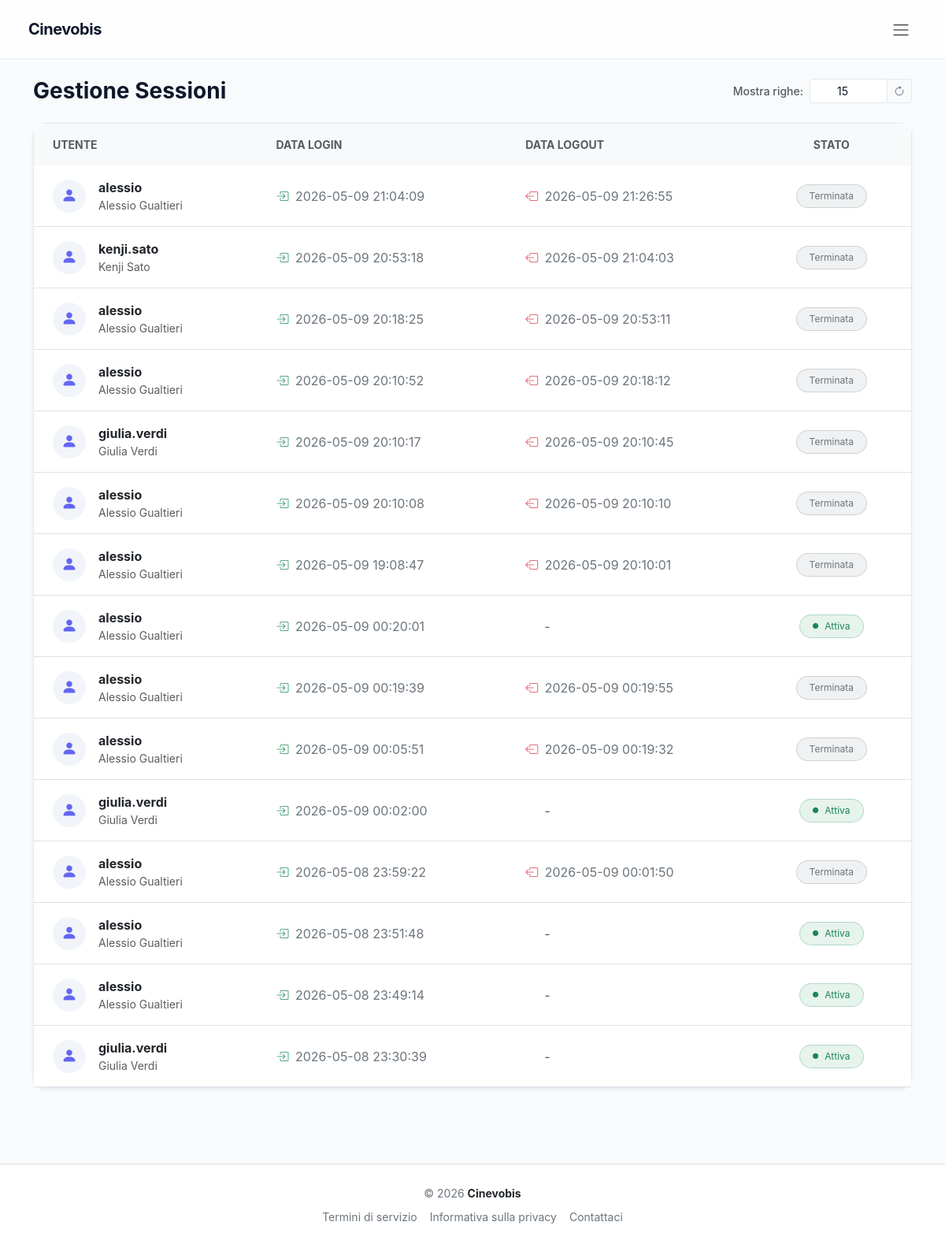
/pages/admin/sessions.php (signed in), run on the app's committed database.
### tables this page shows
CREATE TABLE `sessioni` (
  `id_sessione` varchar(255) NOT NULL,
  `id_utente` int(11) NOT NULL,
  `data_login` datetime DEFAULT NULL,
  `data_logout` datetime DEFAULT NULL,
  PRIMARY KEY (`id_sessione`),
  KEY `id_utente` (`id_utente`),
  CONSTRAINT `sessioni_ibfk_1` FOREIGN KEY (`id_utente`) REFERENCES `utenti` (`id_utente`) ON DELETE CASCADE ON UPDATE CASCADE
);

CREATE TABLE `utenti` (
  `id_utente` int(11) NOT NULL AUTO_INCREMENT,
  `username` varchar(100) NOT NULL,
  `password` varchar(255) NOT NULL,
  `email` varchar(100) NOT NULL,
  `nome` varchar(100) NOT NULL,
  `cognome` varchar(100) NOT NULL,
  `id_profilo` int(11) DEFAULT NULL,
  `attivo` tinyint(1) DEFAULT 1,
  `data_registrazione` datetime DEFAULT NULL,
  PRIMARY KEY (`id_utente`),
  UNIQUE KEY `username` (`username`),
  UNIQUE KEY `email` (`email`),
  KEY `id_profilo` (`id_profilo`),
  CONSTRAINT `utenti_ibfk_1` FOREIGN KEY (`id_profilo`) REFERENCES `profili` (`id_profilo`) ON UPDATE CASCADE
);

### includes/user_obj.php (called while the page is built, shortened)
<?php
class userObj {
    private PDO $db;
    public function __construct(PDO $db, string $username, ?string $password = null, ?string $nome = null, ?string $cognome = null,
                            ?string $email = null, ?int $attivo = null, ?int $id_profilo = null) {
        $this->db           = $db;
    }
    public function readAccess(int $num) {
        $sql = "SELECT u.username, u.nome, u.cognome, s.data_login, s.data_logout
                FROM sessioni s
                JOIN utenti u ON u.id_utente = s.id_utente
                ORDER BY s.data_login DESC
                LIMIT :num";
        $stmt = $this->db->prepare($sql);
        $num  = (int)$num;
        $stmt->bindParam(':num', $num, PDO::PARAM_INT);
        $stmt->execute();
        return $stmt->fetchAll();
    }
}

### pages/admin/sessions.php (the view, shortened to what this page needs)
<?php
require_once(__DIR__ . '/../../config/connection.php');
require_once(__DIR__ . '/../../includes/user_obj.php');
$username   = $_SESSION['username']   ?? '';
$user = new userObj($conn, $username);
$righe = (int)($_GET['righe'] ?? 15);
$sessioni = $user->readAccess($righe);
?>
<!DOCTYPE html>
<html lang="it">
<head>
    <link rel="stylesheet" href="/node_modules/bootstrap/dist/css/bootstrap.min.css">
    <link rel="stylesheet" href="/node_modules/bootstrap-icons/font/bootstrap-icons.css">
    <link rel="stylesheet" href="/assets/css/style.css">
</head>
<body class="d-flex flex-column min-vh-100">
    <?php require_once(__DIR__ . '/../../includes/header.php'); ?>
    <div class="container mt-4 mb-5 pb-5 flex-grow-1">
        <div class="d-flex justify-content-between align-items-center mb-4">
            <h1 class="fs-3 fw-bold mb-0">Gestione Sessioni</h1>
            <form method="GET" class="d-flex align-items-center gap-2">
                <label for="righe" class="text-muted small fw-medium mb-0 d-none d-sm-block">Mostra righe:</label>
                <div class="input-group input-group-sm" style="width: 130px;">
                    <input type="number" name="righe" id="righe" class="form-control text-center" min="1" max="1000" value="<?= htmlspecialchars($righe) ?>">
                    <button type="submit" class="btn btn-outline-secondary" title="Aggiorna">
                        <i class="bi bi-arrow-clockwise"></i>
                    </button>
                </div>
            </form>
        </div>
        <div class="card shadow-sm border-0">
            <div class="table-responsive">
                <table class="table table-hover align-middle mb-0">
                    <thead class="table-light">
                        <tr>
                            <th class="ps-4 py-3 text-uppercase text-muted small fw-bold border-bottom-0" scope="col">Utente</th>
                            <th class="py-3 text-uppercase text-muted small fw-bold border-bottom-0" scope="col">Data Login</th>
                            <th class="py-3 text-uppercase text-muted small fw-bold border-bottom-0" scope="col">Data Logout</th>
                            <th class="text-center pe-4 py-3 text-uppercase text-muted small fw-bold border-bottom-0" scope="col">Stato</th>
                        </tr>
                    </thead>
                    <tbody class="border-top-0">
                        <?php foreach ($sessioni as $sessione): ?>
                            <tr>
                                <td class="ps-4 py-3">
                                    <div class="d-flex align-items-center">
                                        <div class="rounded-circle d-flex align-items-center justify-content-center me-3"
                                             style="width: 42px; height: 42px; background-color: var(--bg-muted); color: var(--accent);">
                                            <i class="bi bi-person-fill fs-5"></i>
                                        </div>
                                        <div>
                                            <div class="fw-bold text-dark mb-0"><?= htmlspecialchars($sessione['username']) ?></div>
                                            <div class="small text-muted">
                                                <?= htmlspecialchars(trim(($sessione['nome'] ?? '') . ' ' . ($sessione['cognome'] ?? ''))) ?: '<span class="fst-italic">Nessun nome</span>' ?>
                                            </div>
                                        </div>
                                    </div>
                                </td>
                                <td class="py-3 text-secondary">
                                    <i class="bi bi-box-arrow-in-right text-success me-1 opacity-75"></i>
                                    <?= htmlspecialchars($sessione['data_login'] ?? 'N/D') ?>
                                </td>
                                <td class="py-3 text-secondary">
                                    <?php if (!empty($sessione['data_logout'])): ?>
                                        <i class="bi bi-box-arrow-left text-danger me-1 opacity-75"></i>
                                        <?= htmlspecialchars($sessione['data_logout']) ?>
                                    <?php else: ?>
                                        <span class="text-muted fst-italic ms-4">-</span>
                                    <?php endif; ?>
                                </td>
                                <td class="text-center pe-4 py-3">
                                    <?php if (empty($sessione['data_logout'])): ?>
                                        <span class="badge bg-success bg-opacity-10 text-success border border-success border-opacity-25 rounded-pill px-3 py-2 fw-normal d-inline-flex align-items-center">
                                            <i class="bi bi-circle-fill me-2" style="font-size: 0.45rem;"></i>
                                            Attiva
                                        </span>
                                    <?php else: ?>
                                        <span class="badge bg-secondary bg-opacity-10 text-secondary border border-secondary border-opacity-25 rounded-pill px-3 py-2 fw-normal">
                                            Terminata
                                        </span>
                                    <?php endif; ?>
                                </td>
                            </tr>
                        <?php endforeach; ?>
                    </tbody>
                </table>
            </div>
        </div>
    </div>
    <?php require_once(__DIR__ . '/../../includes/footer.php'); ?>
</body>
</html>

### assets/css/style.css (style rules this page uses)
:root { --accent: #6366f1; --accent-hover: #4f46e5; --accent-dark: #3730a3; --bg: #f8fafc; --bg-surface: #ffffff; --bg-muted: #f1f5f9; --border: #e2e8f0; --text: #0f172a; --text-muted: #64748b; --shadow-sm: 0 1px 2px 0 rgb(0 0 0 / 0.05); --shadow-md: 0 4px 6px -1px rgb(0 0 0 / 0.1), 0 2px 4px -2px rgb(0 0 0 / 0.1); --shadow-lg: 0 10px 15px -3px rgb(0 0 0 / 0.1), 0 4px 6px -4px rgb(0 0 0 / 0.1); --radius-md: 12px; --radius-lg: 16px; --transition: all 0.3s cubic-bezier(0.4, 0, 0.2, 1); }
body { background-color: var(--bg); color: var(--text); font-family: 'DM Sans', -apple-system, BlinkMacSystemFont, "Segoe UI", Roboto, sans-serif; -webkit-font-smoothing: antialiased; -moz-osx-font-smoothing: grayscale; animation: fadeIn 0.5s ease-out; }
.btn-outline-secondary { border-radius: 8px; font-weight: 500; border-color: var(--border); color: var(--text-muted); transition: var(--transition); }
.card, .search-result-card { background-color: var(--bg-surface) !important; border: 1px solid var(--border) !important; border-radius: var(--radius-lg) !important; box-shadow: var(--shadow-sm); transition: var(--transition); }
.form-control { background-color: var(--bg-surface) !important; border: 1px solid var(--border) !important; border-radius: 8px; color: var(--text) !important; padding: 10px 14px; transition: var(--transition); }
.form-control::placeholder { color: var(--text-muted) !important; }

### data on the page
sessioni: id_utente.username "alessio", id_utente.cognome "Alessio Gualtieri", data_login "2026-05-09 21:04:09", data_logout "2026-05-09 21:26:55", shows "Terminata"
sessioni: id_utente.username "kenji.sato", id_utente.cognome "Kenji Sato", data_login "2026-05-09 20:53:18", data_logout "2026-05-09 21:04:03", shows "Terminata"
sessioni: id_utente.username "alessio", id_utente.cognome "Alessio Gualtieri", data_login "2026-05-09 20:18:25", data_logout "2026-05-09 20:53:11", shows "Terminata"
sessioni: id_utente.username "alessio", id_utente.cognome "Alessio Gualtieri", data_login "2026-05-09 20:10:52", data_logout "2026-05-09 20:18:12", shows "Terminata"
sessioni: id_utente.username "giulia.verdi", id_utente.cognome "Giulia Verdi", data_login "2026-05-09 20:10:17", data_logout "2026-05-09 20:10:45", shows "Terminata"
sessioni: id_utente.username "alessio", id_utente.cognome "Alessio Gualtieri", data_login "2026-05-09 20:10:08", data_logout "2026-05-09 20:10:10", shows "Terminata"
sessioni: id_utente.username "alessio", id_utente.cognome "Alessio Gualtieri", data_login "2026-05-09 19:08:47", data_logout "2026-05-09 20:10:01", shows "Terminata"
sessioni: id_utente.username "alessio", id_utente.cognome "Alessio Gualtieri", data_login "2026-05-09 00:20:01", shows "Attiva"
sessioni: id_utente.username "alessio", id_utente.cognome "Alessio Gualtieri", data_login "2026-05-09 00:19:39", data_logout "2026-05-09 00:19:55", shows "Terminata"
sessioni: id_utente.username "alessio", id_utente.cognome "Alessio Gualtieri", data_login "2026-05-09 00:05:51", data_logout "2026-05-09 00:19:32", shows "Terminata"
sessioni: id_utente.username "giulia.verdi", id_utente.cognome "Giulia Verdi", data_login "2026-05-09 00:02:00", shows "Attiva"
sessioni: id_utente.username "alessio", id_utente.cognome "Alessio Gualtieri", data_login "2026-05-08 23:59:22", data_logout "2026-05-09 00:01:50", shows "Terminata"
sessioni: id_utente.username "alessio", id_utente.cognome "Alessio Gualtieri", data_login "2026-05-08 23:51:48", shows "Attiva"
sessioni: id_utente.username "alessio", id_utente.cognome "Alessio Gualtieri", data_login "2026-05-08 23:49:14", shows "Attiva"
sessioni: id_utente.username "giulia.verdi", id_utente.cognome "Giulia Verdi", data_login "2026-05-08 23:30:39", shows "Attiva"
